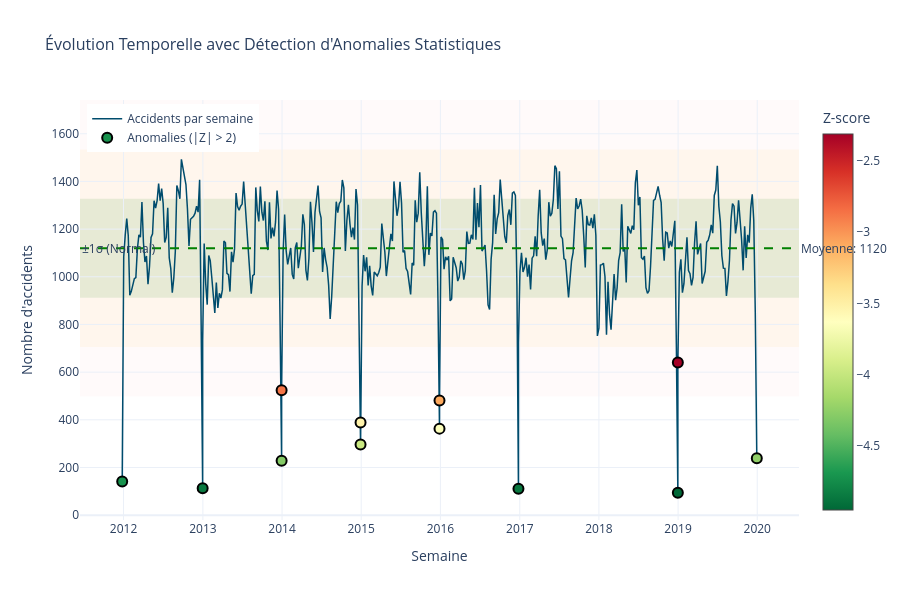

Notebook code cell kept with this figure:
### Code cell
# Visualisation 1 : Time series avec bandes de confiance et anomalies
if not df_semaines_anomalies.empty:
    # Trier par date
    df_plot = df_semaines_anomalies.sort_values('semaine_debut').copy()
    
    # Convertir en datetime si ce n'est pas déjà le cas
    # Gérer le timezone pour les timestamps PostgreSQL
    if df_plot['semaine_debut'].dtype == 'object':
        df_plot['semaine_debut'] = pd.to_datetime(df_plot['semaine_debut'], utc=True)
    elif hasattr(df_plot['semaine_debut'].iloc[0], 'tzinfo') and df_plot['semaine_debut'].iloc[0].tzinfo is not None:
        # Si c'est déjà un datetime avec timezone, le convertir en UTC puis retirer le timezone
        df_plot['semaine_debut'] = pd.to_datetime(df_plot['semaine_debut'], utc=True).dt.tz_localize(None)
    else:
        df_plot['semaine_debut'] = pd.to_datetime(df_plot['semaine_debut'])
    
    # Créer la figure
    fig = go.Figure()
    
    # Ligne principale (nombre d'accidents)
    fig.add_trace(go.Scatter(
        x=df_plot['semaine_debut'],
        y=df_plot['nb_accidents'],
        mode='lines',
        name='Accidents par semaine',
        line=dict(color='#004c6d', width=1.5),
        hovertemplate='<b>Semaine %{x|%Y-%m-%d}</b><br>Accidents: %{y}<br>Z-score: %{customdata:.2f}<extra></extra>',
        customdata=df_plot['z_score']
    ))
    
    # Ligne de la moyenne
    moyenne = float(df_plot['moyenne_globale'].iloc[0])
    fig.add_hline(
        y=moyenne,
        line_dash="dash",
        line_color="green",
        annotation_text=f"Moyenne: {moyenne:.0f}",
        annotation_position="right"
    )
    
    # Bandes de confiance (±1σ, ±2σ, ±3σ)
    ecart_type = float(df_plot['ecart_type_global'].iloc[0])
    
    # ±1σ (68% des valeurs)
    fig.add_hrect(
        y0=moyenne - ecart_type,
        y1=moyenne + ecart_type,
        fillcolor="green",
        opacity=0.1,
        layer="below",
        line_width=0,
        annotation_text="±1σ (Normal)",
        annotation_position="left"
    )
    
    # ±2σ (95% des valeurs)
    fig.add_hrect(
        y0=moyenne - 2*ecart_type,
        y1=moyenne + 2*ecart_type,
        fillcolor="orange",
        opacity=0.05,
        layer="below",
        line_width=0
    )
    
    # ±3σ (99.7% des valeurs)
    fig.add_hrect(
        y0=moyenne - 3*ecart_type,
        y1=moyenne + 3*ecart_type,
        fillcolor="red",
        opacity=0.02,
        layer="below",
        line_width=0
    )
    
    # Marquer les anomalies extrêmes (|z-score| > 2)
    anomalies_extremes = df_plot[df_plot['z_score'].abs() > 2].copy()
    
    if not anomalies_extremes.empty:
        fig.add_trace(go.Scatter(
            x=anomalies_extremes['semaine_debut'],
            y=anomalies_extremes['nb_accidents'],
            mode='markers',
            name='Anomalies (|Z| > 2)',
            marker=dict(
                size=10,
                color=anomalies_extremes['z_score'],
                colorscale='RdYlGn_r',
                showscale=True,
                colorbar=dict(title="Z-score"),
                line=dict(width=2, color='black')
            ),
            hovertemplate='<b>ANOMALIE</b><br>Semaine: %{x|%Y-%m-%d}<br>Accidents: %{y}<br>Z-score: %{customdata:.2f}<extra></extra>',
            customdata=anomalies_extremes['z_score']
        ))
    
    fig.update_layout(
        title={
            'text': 'Évolution Temporelle avec Détection d\'Anomalies Statistiques',
            'font': {'size': 16}
        },
        xaxis_title='Semaine',
        yaxis_title='Nombre d\'accidents',
        height=600,
        template='plotly_white',
        hovermode='x unified',
        font=dict(size=12),
        showlegend=True,
        legend=dict(
            yanchor="top",
            y=0.99,
            xanchor="left",
            x=0.01
        )
    )
    
    fig.show()

### Figure 1 — Plotly figure (JSON) as saved in the notebook; plotly's stock layout.template omitted (floating-point values rounded to 4 significant figures; data arrays with more than 128 entries replaced by an {"elided": "..."} marker saying what was removed)
{"data": [{"customdata": {"elided": "425 float values"}, "hovertemplate": "<b>Semaine %{x|%Y-%m-%d}</b><br>Accidents: %{y}<br>Z-score: %{customdata:.2f}<extra></extra>", "line": {"color": "#004c6d", "width": 1.5}, "mode": "lines", "name": "Accidents par semaine", "type": "scatter", "x": {"elided": "425 str values"}, "y": {"elided": "425 int values"}}, {"customdata": [-4.72, -4.86, -4.3, -2.87, -3.53, -3.97, -3.65, -3.08, -4.87, -4.95, -2.31, -4.25], "hovertemplate": "<b>ANOMALIE</b><br>Semaine: %{x|%Y-%m-%d}<br>Accidents: %{y}<br>Z-score: %{customdata:.2f}<extra></extra>", "marker": {"color": [-4.72, -4.86, -4.3, -2.87, -3.53, -3.97, -3.65, -3.08, -4.87, -4.95, -2.31, -4.25], "colorbar": {"title": {"text": "Z-score"}}, "colorscale": [[0, "rgb(0,104,55)"], [0.1, "rgb(26,152,80)"], [0.2, "rgb(102,189,99)"], [0.3, "rgb(166,217,106)"], [0.4, "rgb(217,239,139)"], [0.5, "rgb(255,255,191)"], [0.6, "rgb(254,224,139)"], [0.7, "rgb(253,174,97)"], [0.8, "rgb(244,109,67)"], [0.9, "rgb(215,48,39)"], [1, "rgb(165,0,38)"]], "line": {"color": "black", "width": 2}, "showscale": true, "size": 10}, "mode": "markers", "name": "Anomalies (|Z| > 2)", "type": "scatter", "x": ["2011-12-25T23:00:00.000000000", "2012-12-30T23:00:00.000000000", "2013-12-29T23:00:00.000000000", "2013-12-29T23:00:00.000000000", "2014-12-28T23:00:00.000000000", "2014-12-28T23:00:00.000000000", "2015-12-27T23:00:00.000000000", "2015-12-27T23:00:00.000000000", "2016-12-25T23:00:00.000000000", "2018-12-30T23:00:00.000000000", "2018-12-30T23:00:00.000000000", "2019-12-29T23:00:00.000000000"], "y": [141, 113, 228, 524, 389, 296, 363, 481, 111, 94, 640, 239]}], "layout": {"annotations": [{"showarrow": false, "text": "Moyenne: 1120", "x": 1, "xanchor": "left", "xref": "x domain", "y": 1120.0, "yanchor": "middle", "yref": "y"}, {"showarrow": false, "text": "±1σ (Normal)", "x": 0, "xanchor": "left", "xref": "x domain", "y": 1120.0, "yanchor": "middle", "yref": "y"}], "font": {"size": 12}, "height": 600, "hovermode": "x unified", "legend": {"x": 0.01, "xanchor": "left", "y": 0.99, "yanchor": "top"}, "shapes": [{"line": {"color": "green", "dash": "dash"}, "type": "line", "x0": 0, "x1": 1, "xref": "x domain", "y0": 1120.0, "y1": 1120.0, "yref": "y"}, {"fillcolor": "green", "layer": "below", "line": {"width": 0}, "opacity": 0.1, "type": "rect", "x0": 0, "x1": 1, "xref": "x domain", "y0": 912.5, "y1": 1327.0, "yref": "y"}, {"fillcolor": "orange", "layer": "below", "line": {"width": 0}, "opacity": 0.05, "type": "rect", "x0": 0, "x1": 1, "xref": "x domain", "y0": 705.2, "y1": 1534.0, "yref": "y"}, {"fillcolor": "red", "layer": "below", "line": {"width": 0}, "opacity": 0.02, "type": "rect", "x0": 0, "x1": 1, "xref": "x domain", "y0": 498.0, "y1": 1742.0, "yref": "y"}], "showlegend": true, "title": {"font": {"size": 16}, "text": "Évolution Temporelle avec Détection d'Anomalies Statistiques"}, "xaxis": {"title": {"text": "Semaine"}}, "yaxis": {"title": {"text": "Nombre d'accidents"}}}}
